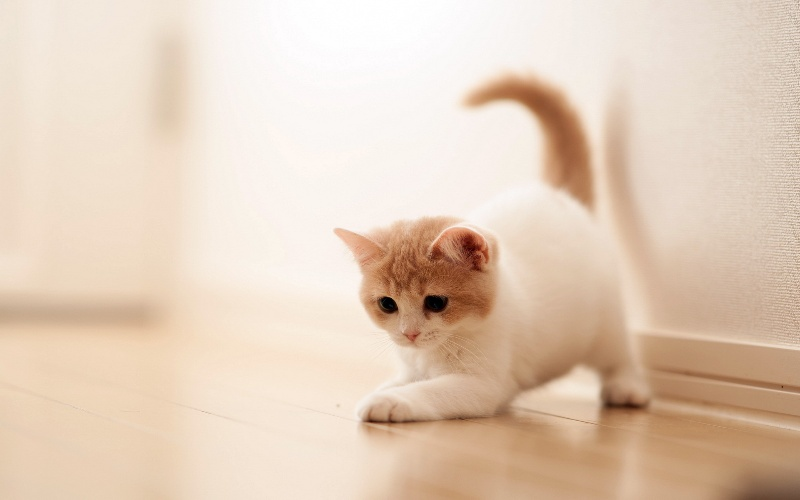
#> input picture Modules/OpenCV/cat_resized.jpg, 800 x 500 px, found by its file name
$ python 8edgedetection.py
#> lines starting #> are read from the running program, lines starting #| are printed output that depends on the picture; after the words box and inside, x2 and y2 are one past the last pixel; in counts of white or black regions, pixels touching at a corner belong together
import cv2

cat = cv2.imread('C:\\Users\\ashua\\OneDrive\\Desktop\\Coding\\Python\\Modules\\OpenCV\\cat_resized.jpg')
#> cat is the input picture: shape (500, 800, 3); mean B, G, R 186.7, 205.9, 227.2

edges = cv2.Canny(cat,200,200)
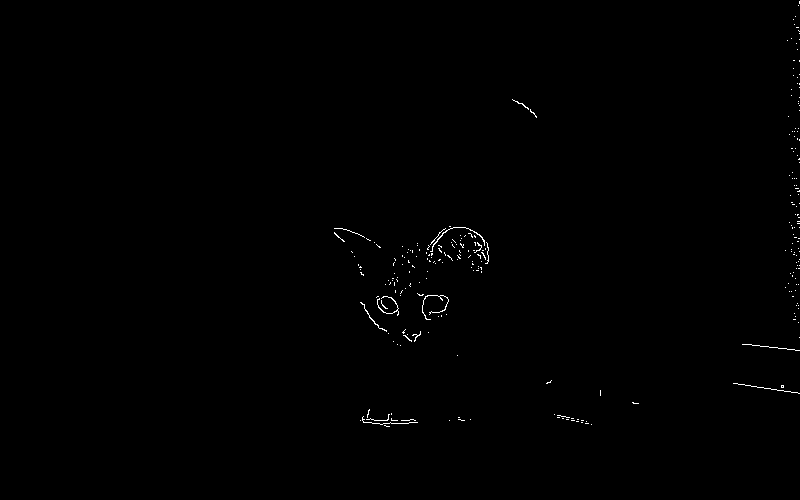
#> edges: shape (500, 800); 0.33% white in thin lines or dots, all inside (x1, y1, x2, y2) = (334, 1, 800, 427)
cv2.imshow("Edgy", edges)
cv2.waitKey(0)

edges = cv2.Canny(cat,100,100)
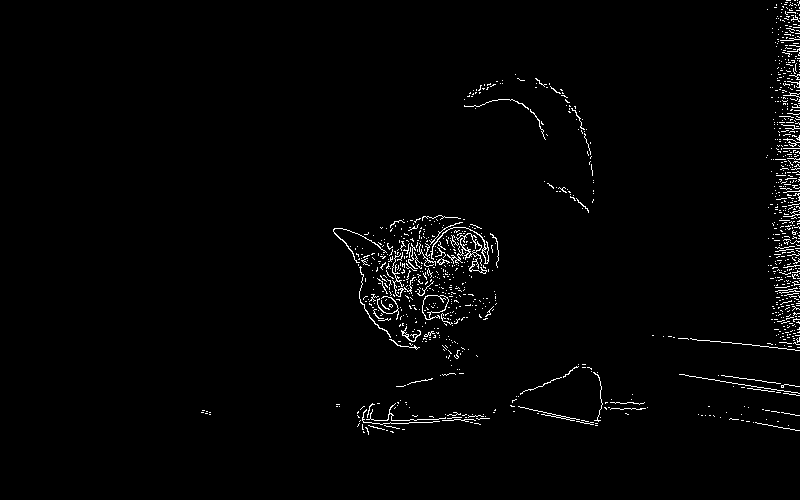
#> edges: shape (500, 800); 1.7% white in thin lines or dots, all inside (x1, y1, x2, y2) = (201, 0, 800, 435)
cv2.imshow("Edgy", edges)
cv2.waitKey(0)

edges = cv2.Canny(cat,50,50)
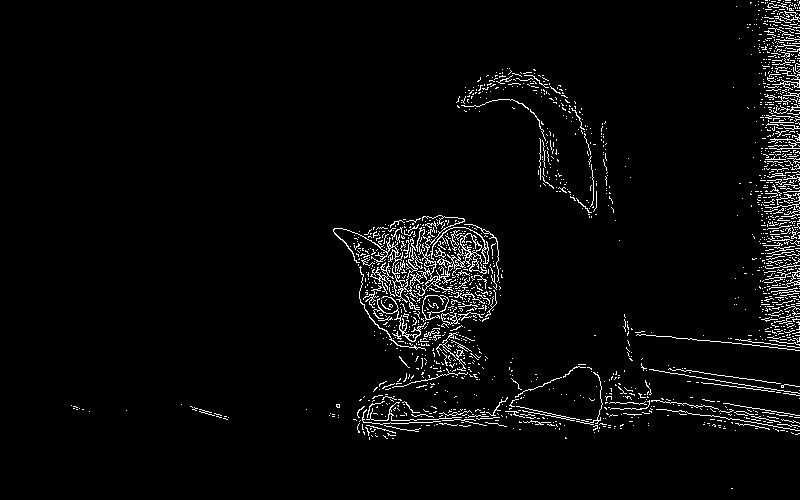
#> edges: shape (500, 800); 3.5% white in thin lines or dots, all inside (x1, y1, x2, y2) = (71, 0, 800, 489)
cv2.imshow("Edgy", edges)
cv2.waitKey(0)
